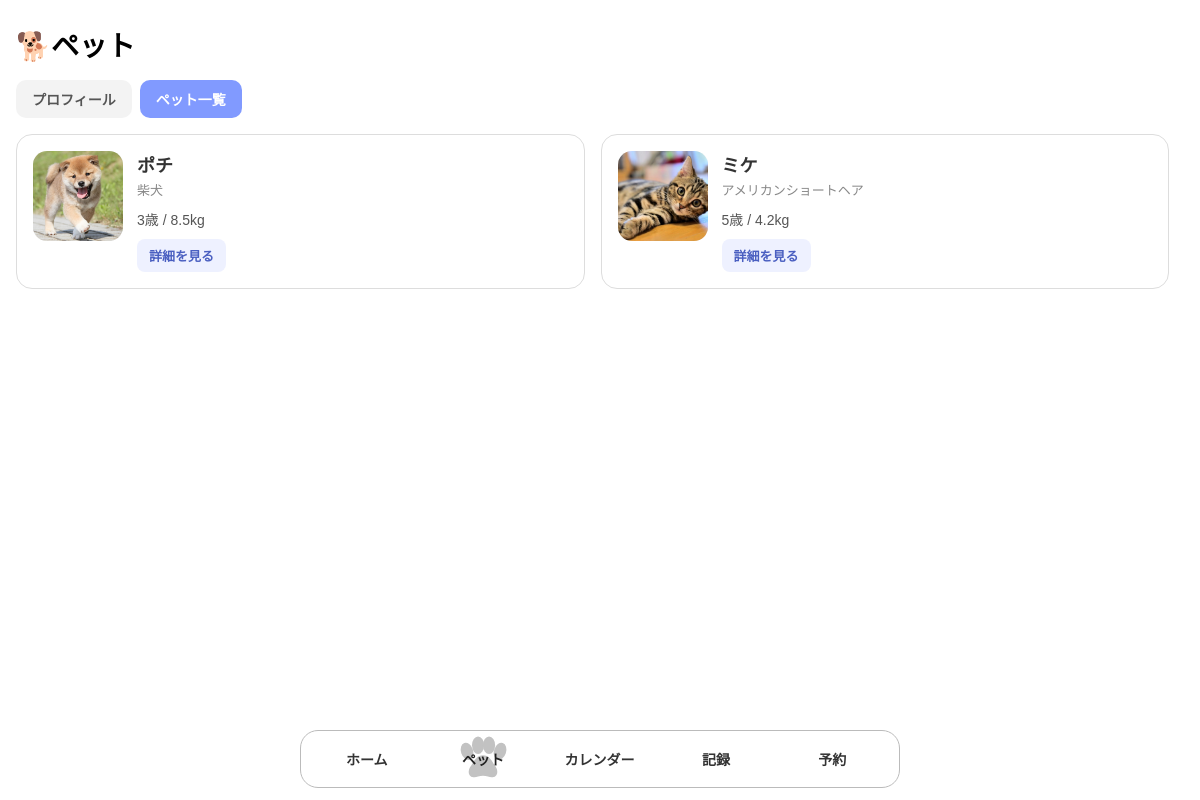
/pets?view=list, run on an earlier commit of the app's database.
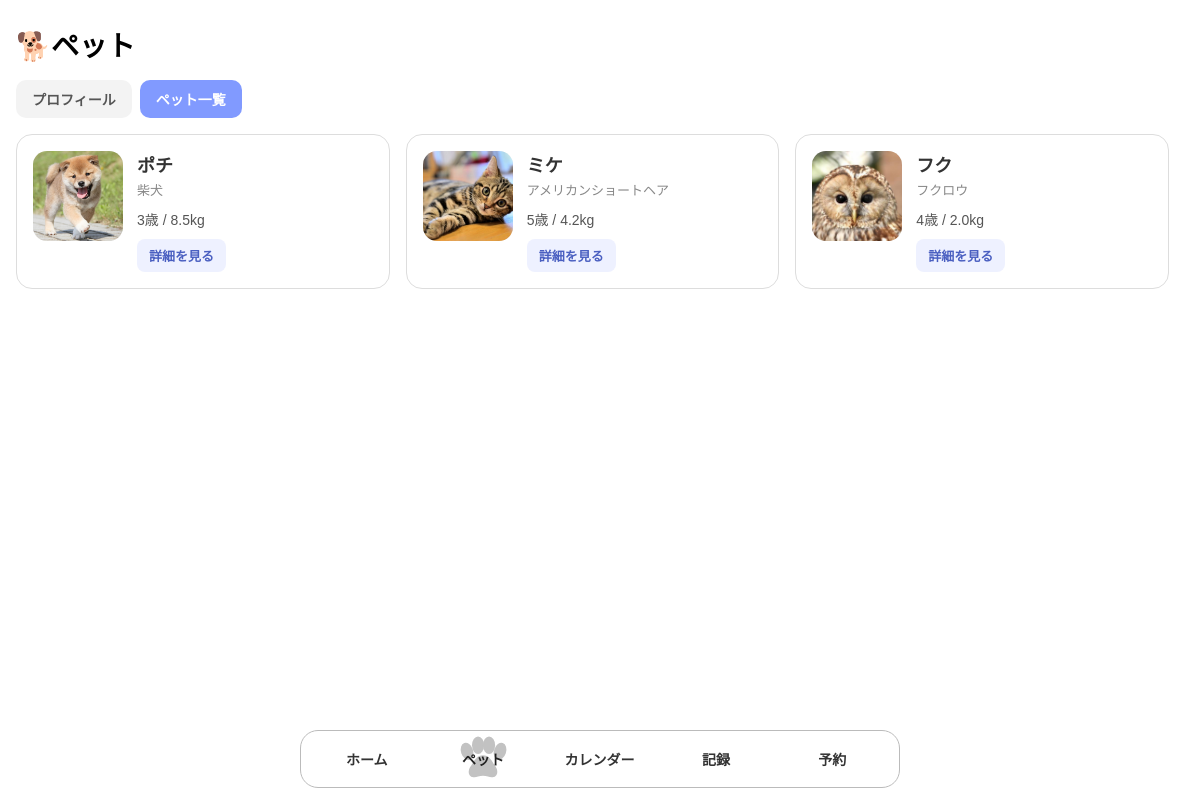
And on a later commit of the database.
### tables this page shows
CREATE TABLE pets (
            id INTEGER PRIMARY KEY AUTOINCREMENT,
            name TEXT NOT NULL,
            type TEXT,
            age INTEGER,
            weight REAL,
            note TEXT
        , photo TEXT);

### app.py (the view, shortened to what this page needs)
@app.route("/pets", methods=["GET", "POST"])  # ペットページで画面表示のGETと保存処理のPOSTを受け付ける
def pets():  # ペット画面の表示、新規登録、既存情報の更新を行う関数を定義する
    connection = get_db_connection()  # 登録済みのペット情報を取得するためSQLiteへ接続する
    pet_list = connection.execute(  # petsテーブルから登録されているすべてのペットを取得する
        """
        SELECT id, name, type, age, weight, note, photo
        FROM pets
        ORDER BY id
        """  # 登録された順番でペット情報を取得するSQLを書く
    ).fetchall()  # SQLの検索結果をすべて取得する
    selected_pet_id = request.args.get("pet_id")  # URLの?pet_id=〇から現在表示するペットIDを取得する
    view_mode = request.args.get("view", "profile")  # ペット画面でプロフィール表示か一覧表示かをURLから取得する
    mode = request.args.get("mode")  # 新規ペット追加画面かどうかを判定するためURLのmodeを取得する
    selected_pet = None  # 最初は選択中のペットが存在しない状態にしておく
    if mode != "new":  # 「ペットを追加」から開いた新規登録画面ではない場合
        if selected_pet_id:  # URLにペットIDが指定されている場合
            selected_pet = connection.execute(  # 指定されたIDのペット情報を取得する
                """
                SELECT id, name, type, age, weight, note, photo
                FROM pets
                WHERE id = ?
                """,  # URLで指定されたペット1匹を取得するSQLを書く
                (selected_pet_id,)  # URLから取得したペットIDをSQLへ渡す
            ).fetchone()  # 条件に一致したペット1匹分を取得する
        else:  # URLにpet_idが指定されていない場合
            selected_pet = connection.execute(  # 登録されている中で最もIDが小さいペットを取得する
                """
                SELECT id, name, type, age, weight, note, photo
                FROM pets
                ORDER BY id ASC
                LIMIT 1
                """  # IDの小さい順に並べ、最初の1匹だけ取得するSQLを書く
            ).fetchone()  # 最初のペット1匹分を取得する
    connection.close()  # ペット情報を取得し終わったのでSQLiteとの接続を終了する
    return render_template(
        "pets.html",  # pets.htmlを表示する
        pets=pet_list,  # 登録済みペット一覧をHTMLへ渡す
        selected_pet=selected_pet,  # 現在選択されているペット情報をHTMLへ渡す
        view_mode=view_mode  # 「profile」または「list」をHTMLへ渡す
    )

### app.py (called while the page is built)
def get_db_connection():  # SQLiteデータベースへ接続するための関数を定義する
    connection = sqlite3.connect(DATABASE)  # pets.dbというSQLiteデータベースへ接続する
    connection.row_factory = sqlite3.Row  # SQLで取得したデータを列名を使って扱えるようにする
    return connection  # 作成したデータベース接続を呼び出し元へ返す

### templates/pets.html (shortened to what this page needs)
<!DOCTYPE html>
<html lang="ja">
<head>
    <link rel="stylesheet" href="{{ url_for('static', filename='css/style.css') }}">
</head>
<body>
    <main class="page-content">
        <div class="pet-page-header">
            <h1>🐕ペット</h1>
        </div>
        <div class="pet-view-tabs">
            <a
                href="{{ url_for('pets') }}"
                class="pet-view-tab {% if view_mode != 'list' %}active{% endif %}"
            >
                プロフィール
            </a>
            <a
                href="{{ url_for('pets', view='list') }}"
                class="pet-view-tab {% if view_mode == 'list' %}active{% endif %}"
            >
                ペット一覧
            </a>
        </div>
        {% if view_mode == "list" %}
            {% if pets %}
                <div class="pet-list">
                    {% for pet in pets %}
                        <div class="pet-list-card">
                            <div class="pet-list-photo">
                                {% if pet['photo'] %}
                                    <img
                                        src="{{ url_for('static', filename='images/pets/' + pet['photo']) }}"
                                        alt="{{ pet['name'] }}の写真"
                                    >
                                {% else %}
                                    <span>🐾</span>
                                {% endif %}
                            </div>
                            <div class="pet-list-info">
                                <p class="pet-list-name">
                                    {{ pet['name'] }}
                                </p>
                                {% if pet['type'] %}
                                    <p class="pet-list-type">
                                        {{ pet['type'] }}
                                    </p>
                                {% endif %}
                                <p class="pet-list-basic-info">
                                    {% if pet['age'] is not none %}
                                        {{ pet['age'] }}歳
                                    {% else %}
                                        年齢未登録
                                    {% endif %}
                                    <span> / </span>
                                    {% if pet['weight'] is not none %}
                                        {{ pet['weight'] }}kg
                                    {% else %}
                                        体重未登録
                                    {% endif %}
                                </p>
                                <a
                                    href="{{ url_for('pets', pet_id=pet['id']) }}"
                                    class="pet-list-detail-link"
                                >
                                    詳細を見る
                                </a>
                            </div>
                        </div>
                    {% endfor %}
                </div>
            {% else %}
                <p class="home-empty-text">
                    まだペットが登録されていません。
                </p>
            {% endif %}
        {% endif %}
    </main>
    <nav class="bottom-nav">
        <div class="nav-indicator" aria-hidden="true">
        </div>
        <a href="{{ url_for('home') }}" data-index="0">
            <span>ホーム</span>
        </a>
        <a href="{{ url_for('pets') }}" class="active" data-index="1">
            <span>ペット</span>
        </a>
        <a href="{{ url_for('calendar') }}" data-index="2">
            <span>カレンダー</span>
        </a>
        <a href="{{ url_for('records') }}" data-index="3">
            <span>記録</span>
        </a>
        <a href="{{ url_for('reservation') }}" data-index="4">
            <span>予約</span>
        </a>
    </nav>
</body>
</html>

### static/css/style.css (style rules this page uses)
body { margin: 0; font-family: sans-serif; background-color: #ffffff; }
html { scrollbar-gutter: stable; }
.page-content { padding: 24px 16px 100px; }
.page-content h1 { margin: 0; font-size: 28px; }
.bottom-nav { position: fixed; bottom: 12px; left: 50%; transform: translateX(-50%); width: calc(100% - 24px); max-width: 600px; display: flex; align-items: center; background-color: #ffffff; border: 1px solid #bbbbbb; border-radius: 18px; padding: 8px; box-sizing: border-box; overflow: hidden; }
.bottom-nav a { flex: 1; position: relative; z-index: 2; text-align: center; text-decoration: none; color: #333333; font-size: 14px; font-weight: 700; padding: 10px 0; }
.bottom-nav a span { position: relative; z-index: 2; }
.nav-indicator { position: absolute; top: 4px; height: calc(100% - 8px); background-color: transparent; z-index: 1; pointer-events: none; transition: left 0.3s ease, width 0.3s ease; }
.nav-paw { position: absolute; left: 50%; top: 50%; width: 55px; height: 50px; transform: translate(-50%, -50%); fill: #c2c2c2; }
.bottom-nav a.active span { color: #222222; text-shadow: none; }
.pet-page-header { display: flex; justify-content: space-between; align-items: center; position: relative; }
.pet-view-tabs { display: flex; gap: 8px; margin-top: 16px; margin-bottom: 16px; }
.pet-view-tab { padding: 9px 16px; background-color: #f3f3f3; border-radius: 10px; color: #555555; font-size: 14px; font-weight: 700; text-decoration: none; }
.pet-view-tab.active { background-color: #819aff; color: #ffffff; }
.pet-list { display: grid; grid-template-columns: repeat(auto-fit, minmax(280px, 1fr)); gap: 16px; }
.pet-list-card { display: flex; gap: 14px; padding: 16px; background-color: #ffffff; border: 1px solid #dddddd; border-radius: 16px; box-sizing: border-box; }
.pet-list-photo { width: 90px; height: 90px; flex-shrink: 0; display: flex; justify-content: center; align-items: center; background-color: #f3f3f3; border-radius: 14px; overflow: hidden; font-size: 30px; }
.pet-list-photo img { width: 100%; height: 100%; object-fit: cover; }
.pet-list-info { flex: 1; min-width: 0; }
.pet-list-name { margin: 0; font-size: 18px; font-weight: 700; color: #333333; }
.pet-list-type { margin: 3px 0 0; font-size: 13px; color: #888888; }
.pet-list-basic-info { margin: 10px 0; font-size: 14px; color: #555555; }
.pet-list-detail-link { display: inline-block; padding: 7px 12px; background-color: #eef1ff; border-radius: 8px; color: #4a5fc1; font-size: 13px; font-weight: 700; text-decoration: none; }

What changed in the data, as far as the page shows it:
added pets: photo (picture), name "フク", type "フクロウ", age "4", weight "2.0"
